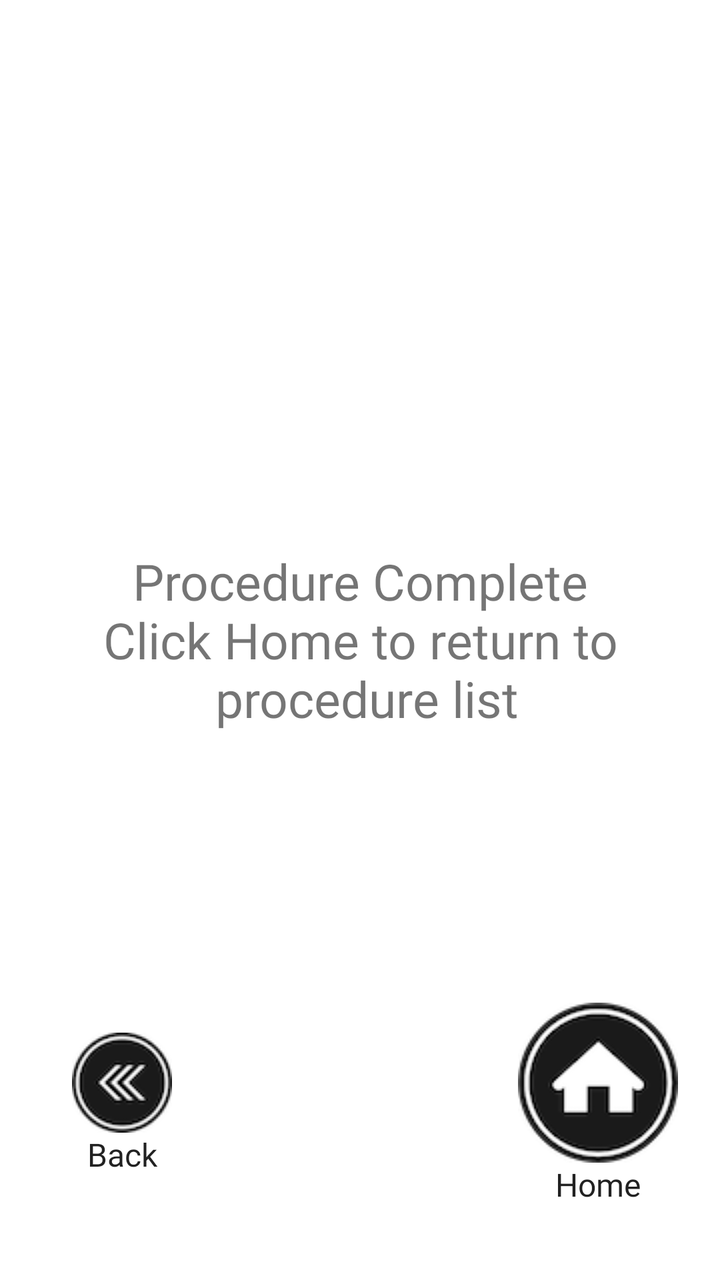
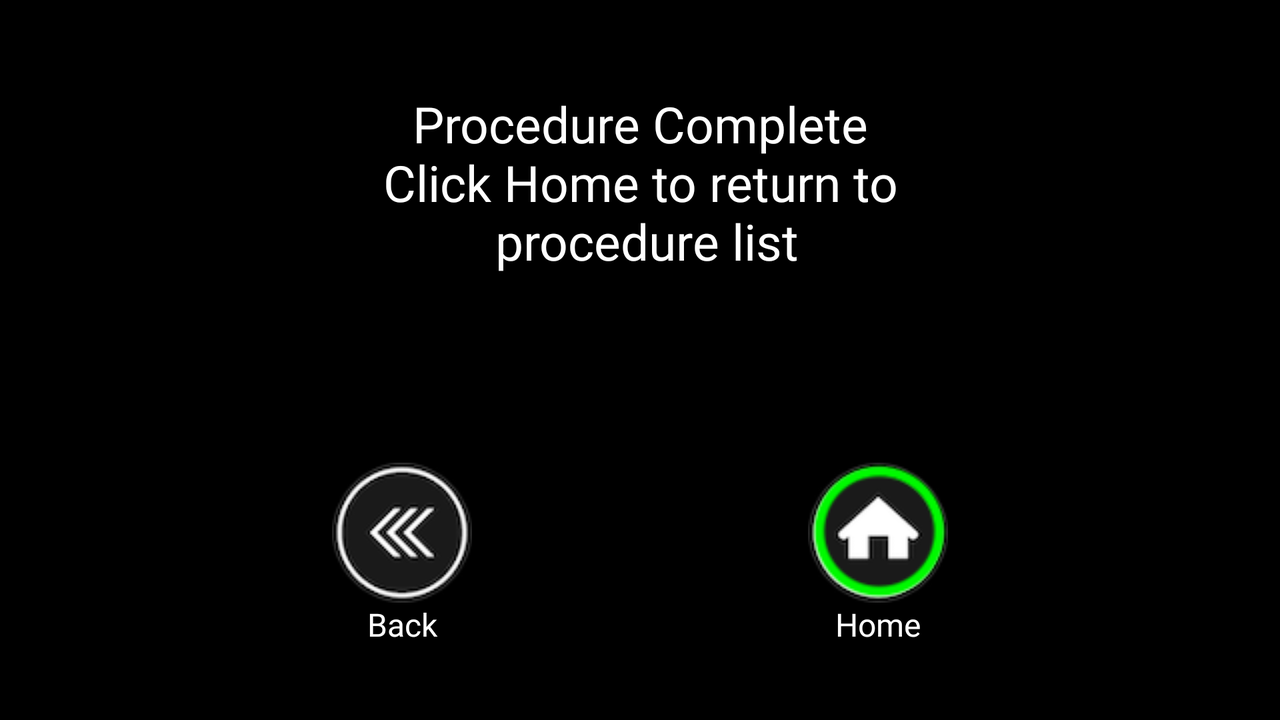

Two renders of one Android screen. The first uses the default layout on a phone; the second uses the alternative layout the repository ships for a different screen configuration, on a matching device. The two XML files are below.
<!-- AndroidManifest.xml: application theme AppTheme -->
<!-- res/layout/activity_complete.xml -->
<?xml version="1.0" encoding="utf-8"?>
<RelativeLayout xmlns:android="http://schemas.android.com/apk/res/android"
    xmlns:tools="http://schemas.android.com/tools"
    android:layout_width="match_parent"
    android:layout_height="match_parent"
    android:background="#FFFFFF"
    tools:context="com.utility.app.LoginScreenActivity">


    <TextView
        android:padding="20dp"
        android:layout_width="match_parent"
        android:layout_height="wrap_content"
        android:layout_centerInParent="true"
        android:fontFamily="@font/roboto_medium"
        android:text="Procedure Complete\n
Click Home  to return to \n procedure list"
        android:textAlignment="center"
        android:textSize="25sp"></TextView>


    <androidx.appcompat.widget.LinearLayoutCompat
        android:id="@+id/bottom_layout"
        android:layout_width="match_parent"
        android:layout_height="wrap_content"
        android:layout_alignParentBottom="true"
        android:layout_marginBottom="22dp"
        android:gravity="center"
        android:orientation="horizontal"
        android:padding="15dp">


        <Button
            android:id="@+id/btn_back"
            android:layout_width="wrap_content"
            android:layout_height="wrap_content"
            android:background="#00000000"
            android:drawableTop="@drawable/back"
            android:fontFamily="@font/roboto_medium"
            android:text="Back"
            android:textAllCaps="false"
            android:textSize="16sp"></Button>


        <Button
            android:id="@+id/btn_next"
            android:layout_width="wrap_content"
            android:layout_height="wrap_content"
            android:layout_marginLeft="150dp"
            android:background="#00000000"
            android:drawableTop="@drawable/home"
            android:fontFamily="@font/roboto_medium"
            android:text="Home"
            android:textAllCaps="false"
            android:textSize="16sp"
            android:tint="#16FF08"></Button>
    </androidx.appcompat.widget.LinearLayoutCompat>

</RelativeLayout>
<!-- resources referenced by this layout -->
<resources>
  <!-- drawable back: png bitmap (drawable, 5022 bytes) -->
  <!-- drawable home: png bitmap (drawable, 7959 bytes) -->
  <style name="AppTheme" parent="Theme.MaterialComponents.Light.NoActionBar.Bridge">
          
          <item name="colorPrimary">@color/colorPrimary</item>
          <item name="colorPrimaryDark">@color/colorPrimaryDark</item>
          <item name="colorAccent">@color/colorAccent</item>
      </style>
  <color name="colorPrimary">#000000</color>
  <color name="colorPrimaryDark">#000000</color>
  <color name="colorAccent">#000000</color>
</resources>
<!-- res/layout-land/activity_complete.xml (the repository's variant of the layout above) -->
<!-- drawn on the phone turned sideways -->
<?xml version="1.0" encoding="utf-8"?>
<RelativeLayout xmlns:android="http://schemas.android.com/apk/res/android"
    xmlns:tools="http://schemas.android.com/tools"
    android:layout_width="match_parent"
    android:layout_height="match_parent"
    android:background="#000000"
    tools:context="com.utility.app.LoginScreenActivity">


    <TextView
        android:layout_width="match_parent"
        android:layout_height="wrap_content"
        android:layout_marginTop="25dp"
        android:fontFamily="@font/roboto_medium"
        android:padding="20dp"
        android:text="Procedure Complete\n
Click Home  to return to \n procedure list"
        android:textAlignment="center"
        android:textColor="#FFFFFF"
        android:textSize="25sp"></TextView>


    <androidx.appcompat.widget.LinearLayoutCompat
        android:id="@+id/bottom_layout"
        android:layout_width="match_parent"
        android:layout_height="wrap_content"
        android:layout_alignParentBottom="true"
        android:layout_marginBottom="22dp"
        android:gravity="center"
        android:orientation="horizontal"
        android:padding="15dp">


        <Button
            android:id="@+id/btn_back"
            android:layout_width="wrap_content"
            android:layout_height="wrap_content"
            android:background="#00000000"
            android:drawableTop="@drawable/back_large"
            android:fontFamily="@font/roboto_medium"
            android:text="Back"
            android:textColor="#FFFFFF"
            android:textAllCaps="false"
            android:textSize="16sp"></Button>


        <Button
            android:textColor="#FFFFFF"
            android:id="@+id/btn_next"
            android:layout_width="wrap_content"
            android:layout_height="wrap_content"
            android:layout_marginLeft="150dp"
            android:background="#00000000"
            android:drawableTop="@drawable/home_selected"
            android:fontFamily="@font/roboto_medium"
            android:text="Home"
            android:textAllCaps="false"
            android:textSize="16sp"
            android:tint="#16FF08"></Button>
    </androidx.appcompat.widget.LinearLayoutCompat>

</RelativeLayout>
<!-- resources referenced by the variant -->
<!-- as the phone turned sideways resolves them -->
<resources>
  <!-- drawable back_large: png bitmap (drawable, 7676 bytes) -->
  <!-- drawable home_selected: png bitmap (drawable, 8689 bytes) -->
  <style name="AppTheme" parent="Theme.MaterialComponents.Light.NoActionBar.Bridge">
          
          <item name="colorPrimary">@color/colorPrimary</item>
          <item name="colorPrimaryDark">@color/colorPrimaryDark</item>
          <item name="colorAccent">@color/colorAccent</item>
      </style>
  <color name="colorPrimary">#000000</color>
  <color name="colorPrimaryDark">#000000</color>
  <color name="colorAccent">#000000</color>
</resources>
